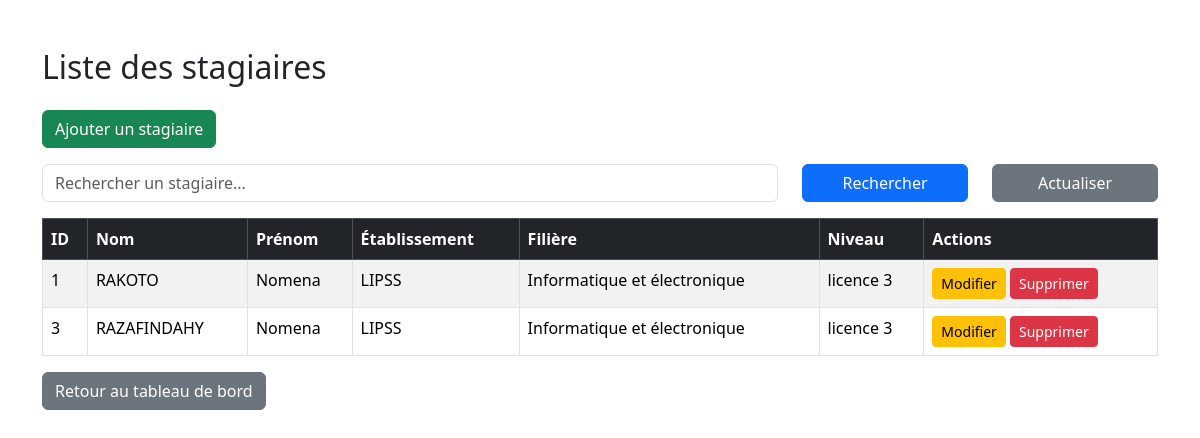
/stagiaires/liste.php (signed in), run on the app's committed database.
### tables this page shows
CREATE TABLE `stagiaire` (
  `id_stagiaire` int(11) NOT NULL,
  `nom` varchar(100) NOT NULL,
  `prenom` varchar(100) NOT NULL,
  `sexe` enum('Masculin','Féminin') NOT NULL,
  `date_naissance` date NOT NULL,
  `telephone` varchar(20) DEFAULT NULL,
  `email` varchar(100) DEFAULT NULL,
  `etablissement` varchar(150) NOT NULL,
  `filiere` varchar(100) NOT NULL,
  `niveau` varchar(50) NOT NULL,
  `date_debut` date NOT NULL,
  `date_fin` date NOT NULL,
  `id_service` int(11) NOT NULL,
  `id_encadrant` int(11) NOT NULL
);

### stagiaires/liste.php (the view, shortened to what this page needs)
<?php
include '../config/connexion.php';
if (isset($_GET['recherche']) && !empty($_GET['recherche'])) {
    $mot = $_GET['recherche'];
    $sql = "SELECT * FROM stagiaire
            WHERE nom LIKE '%$mot%'
            OR prenom LIKE '%$mot%'
            OR etablissement LIKE '%$mot%'";
} else {
    $sql = "SELECT * FROM stagiaire";
}
$resultat = mysqli_query($connexion, $sql);
?>
<!DOCTYPE html>
<html lang="fr">
<head>
    <link href="https://cdn.jsdelivr.net/npm/bootstrap@5.3.3/dist/css/bootstrap.min.css" rel="stylesheet">
</head>
<body>
<div class="container mt-5">
    <h2 class="mb-4">Liste des stagiaires</h2>
    <a href="ajouter.php" class="btn btn-success mb-3">
        Ajouter un stagiaire
    </a>
    <form method="GET" class="row mb-3">
    <div class="col-md-8">
        <input
            type="text"
            name="recherche"
            class="form-control"
            placeholder="Rechercher un stagiaire..."
            value="<?php echo isset($_GET['recherche']) ? $_GET['recherche'] : ''; ?>">
    </div>
    <div class="col-md-2">
        <button class="btn btn-primary w-100">
            Rechercher
        </button>
    </div>
    <div class="col-md-2">
        <a href="liste.php" class="btn btn-secondary w-100">
            Actualiser
        </a>
    </div>
</form>
    <table class="table table-bordered table-striped">
        <thead class="table-dark">
            <tr>
                <th>ID</th>
                <th>Nom</th>
                <th>Prénom</th>
                <th>Établissement</th>
                <th>Filière</th>
                <th>Niveau</th>
                <th>Actions</th>
            </tr>
        </thead>
        <tbody>
        <?php while($stagiaire = mysqli_fetch_assoc($resultat)) { ?>
            <tr>
                <td><?= $stagiaire['id_stagiaire']; ?></td>
                <td><?= $stagiaire['nom']; ?></td>
                <td><?= $stagiaire['prenom']; ?></td>
                <td><?= $stagiaire['etablissement']; ?></td>
                <td><?= $stagiaire['filiere']; ?></td>
                <td><?= $stagiaire['niveau']; ?></td>
                <td>
                    <a href="modifier.php?id=<?= $stagiaire['id_stagiaire']; ?>" class="btn btn-warning btn-sm">
                        Modifier
                    </a>
                    <a href="supprimer.php?id=<?= $stagiaire['id_stagiaire']; ?>"
                    class="btn btn-danger btn-sm"
                    onclick="return confirm('Voulez-vous vraiment supprimer ce stagiaire ?')">
                    Supprimer
                    </a>
                </td>
            </tr>
        <?php } ?>
        </tbody>
    </table>
    <a href="../dashboard.php" class="btn btn-secondary">
        Retour au tableau de bord
    </a>
</div>
</body>
</html>

### data on the page
stagiaire: id_stagiaire "1", nom "RAKOTO", prenom "Nomena", etablissement "LIPSS", filiere "Informatique et électronique", niveau "licence 3"
stagiaire: id_stagiaire "3", nom "RAZAFINDAHY", prenom "Nomena", etablissement "LIPSS", filiere "Informatique et électronique", niveau "licence 3"
